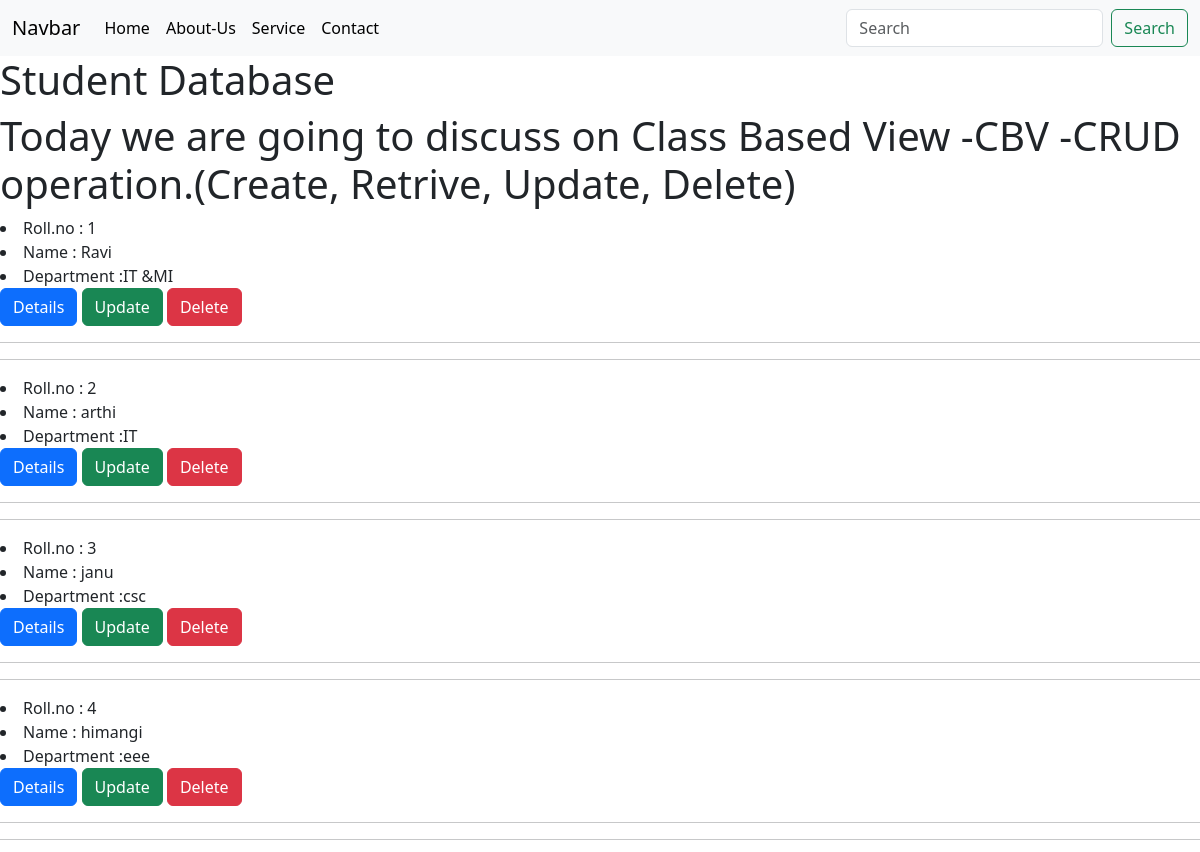
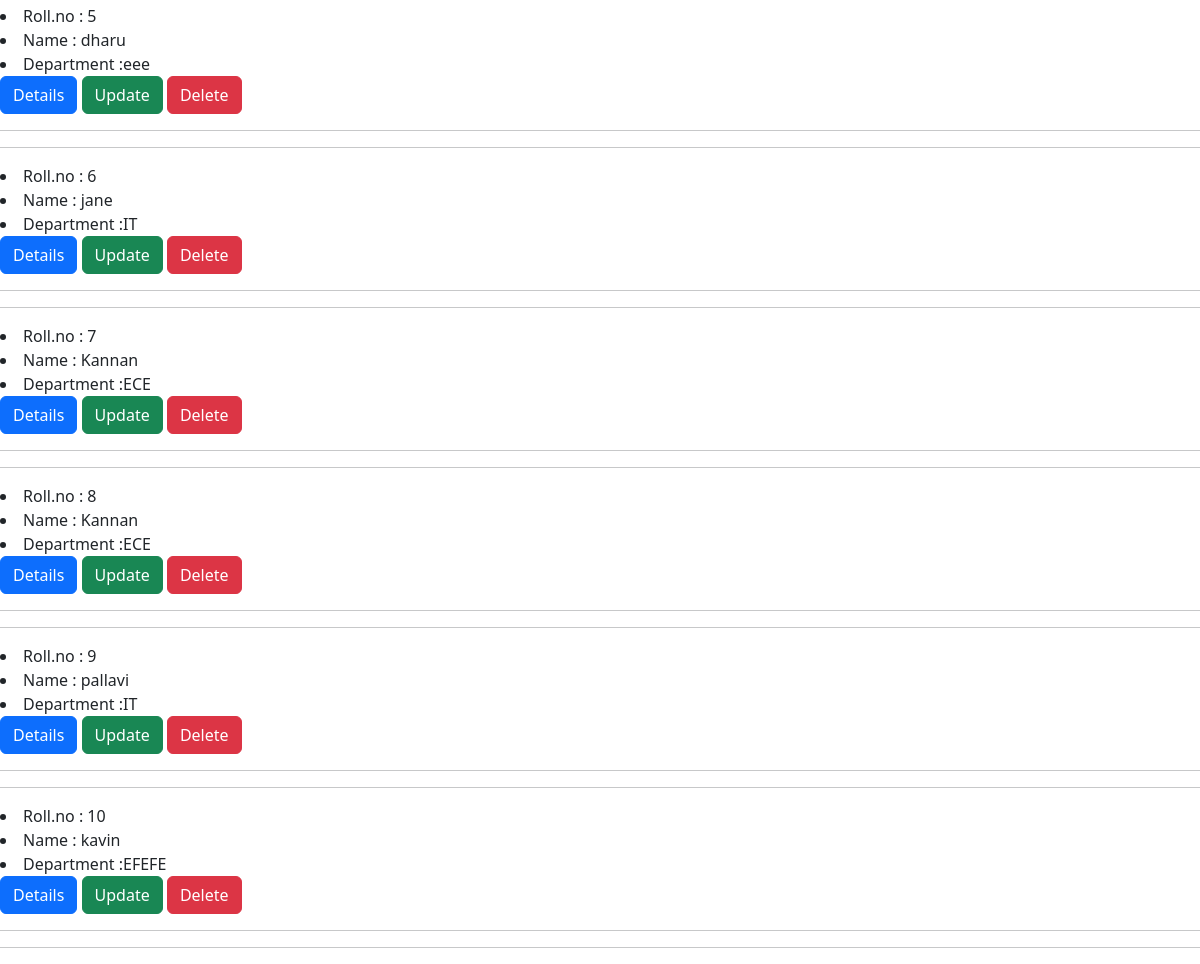
The page / on the database its author committed (2 pictures, top to bottom).
### It/models.py (models this page shows, shortened)
class Student(models.Model):
    name = models.CharField(max_length=50)
    department= models.CharField(max_length=20)
    rollno = models.IntegerField()

### It/views.py (the view)
# urls.py: path('',Studentlist.as_view(), name = 'studentlist'),
class Studentlist(ListView):
	model = Student
	template_name = 'CBV/studentlist.html'

### templates/CBV/studentlist.html
{% extends 'base.html'%}
{% block content %}
<h1>Student Database</h1>
<h1>Today we are going to discuss on Class Based View -CBV -CRUD operation.(Create, Retrive, Update, Delete)</h1>
{% for object in object_list %}
<li>Roll.no         : {{ object.id }}</li>
<li>Name         : {{ object.name }}</li>
<li>Department   :{{ object.department }}</li>
    <a href = "{{ object.id }}/studentdetail1/" type="button" class="btn btn-primary">Details</a>
    <a href = "{{ object.id }}/studentupdate1/" type="button" class="btn btn-success">Update</a>
    <a href = "{{ object.id }}/studentdelete1/" type="button" class="btn btn-danger">Delete</a>
    <hr><hr>
{% endfor %}
{% endblock%}

### rows shown on the page
Student: id "1", name "Ravi", department "IT &MI"
Student: id "2", name "arthi", department "IT"
Student: id "3", name "janu", department "csc"
Student: id "4", name "himangi", department "eee"
Student: id "5", name "dharu", department "eee"
Student: id "6", name "jane", department "IT"
Student: id "7", name "Kannan", department "ECE"
Student: id "8", name "Kannan", department "ECE"
Student: id "9", name "pallavi", department "IT"
Student: id "10", name "kavin", department "EFEFE"
